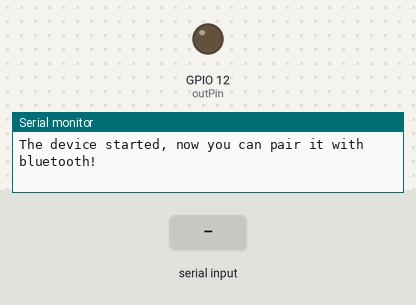
Bench run of a sketch on a simulated ESP32. On the bench: output pins drawn as LEDs (lit = HIGH), the last lines printed to the serial monitor. The inputs (shaded band) are chosen by the test bench. Nothing arrives over Bluetooth unless stated.

Above: at 1.2 s.
1.3 s: "1" received over the second serial link
At 1.7 s:
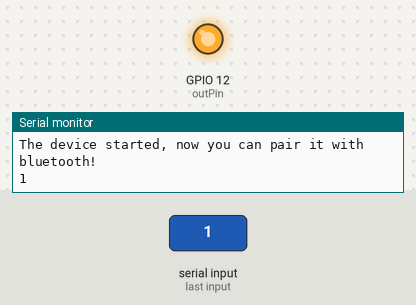
2.8 s: "0" received over the second serial link
At 4.0 s:
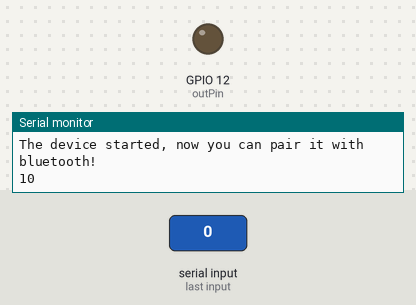
Timing chart, 0 to 5.8 s (numbered marks = the images above; inputs shaded):
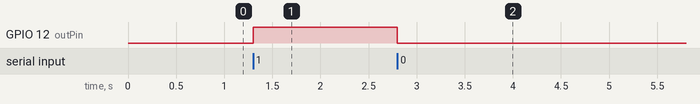

The sketch:

bluetooth_control.ino
```cpp
#include "BluetoothSerial.h"

#if !defined(CONFIG_BT_ENABLED) || !defined(CONFIG_BLUEDROID_ENABLED)
#error Bluetooth is not enabled! Please run `make menuconfig` to and enable it
#endif#include "BluetoothSerial.h"

BluetoothSerial SerialBT;
int outPin = 12;
char data1;

void setup() {
  Serial.begin(115200);
  SerialBT.begin("ESP32test"); //Bluetooth device name
  Serial.println("The device started, now you can pair it with bluetooth!");

  pinMode(outPin, OUTPUT);
  digitalWrite(outPin, LOW);
}

void loop() {
  if (Serial.available()) {
    SerialBT.write(Serial.read());
  }
  if (SerialBT.available()) {
    data1 = SerialBT.read();
    Serial.write(data1);
    if (data1 == '1')
    {
      digitalWrite(outPin, HIGH);
    }
    else if (data1 == '0')
    {
      digitalWrite(outPin, LOW);
    }
  }
}
```

Measured:
- after the input at 1.3 s, GPIO 12 (outPin): LOW → HIGH at once
- after the input at 2.8 s, GPIO 12 (outPin): HIGH → LOW at once
